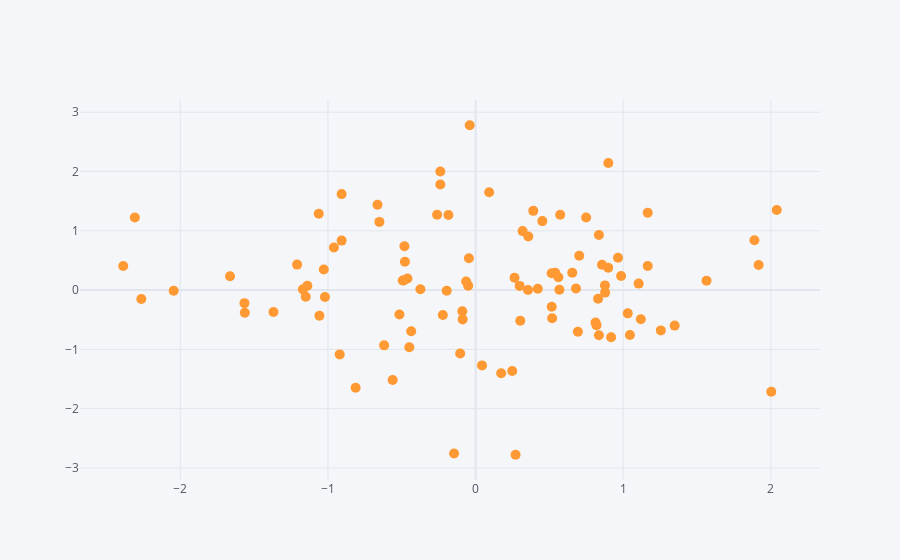

Notebook code for this chart:
### Markdown cell above
## Scatter

### Code cell
df.iplot(kind='scatter',x='A',y='B',mode='markers',size=10)
